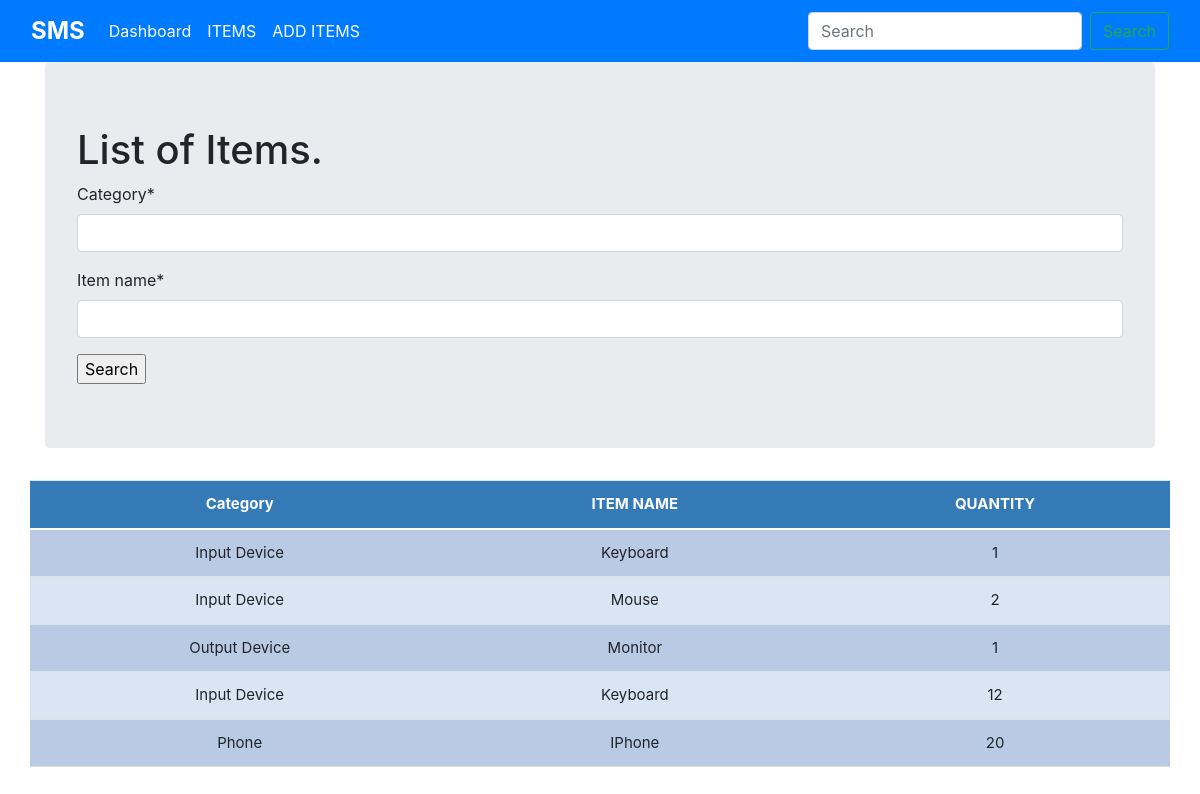
Before: /items/ with the older database file.
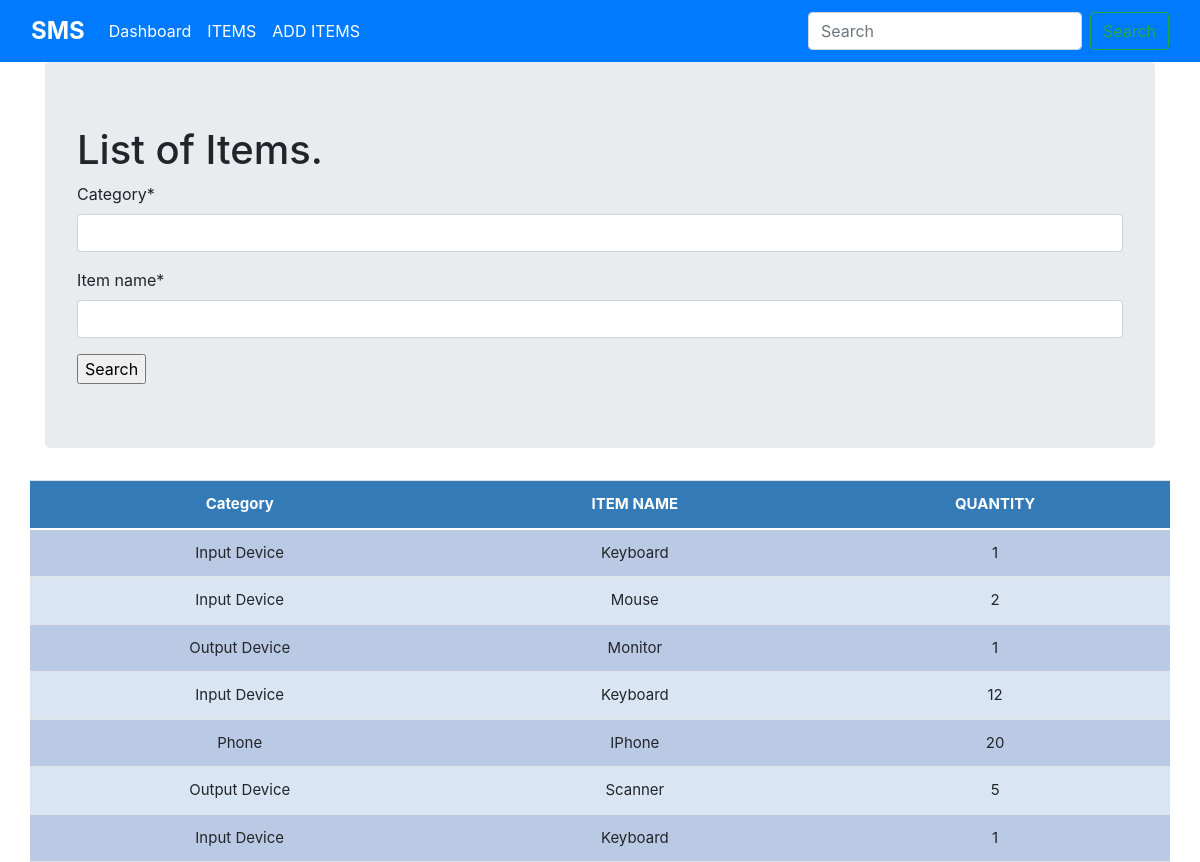
After: the same page with the newer database file.
### stockmngmt/models.py (models this page shows, shortened)
class Stock(models.Model):
  category = models.CharField(max_length=50, blank=False, null=True)
  item_name = models.CharField(max_length=50, blank=False, null=True)
  quantity = models.IntegerField(default='0', blank=False, null=True)
  receive_quantity = models.IntegerField(default='0', blank=True, null=True)
  receive_by = models.CharField(max_length=50, blank=True, null=True)
  issue_quantity = models.IntegerField(default='0', blank=True, null=True)
  issue_by = models.CharField(max_length=50, blank=True, null=True)
  issue_to = models.CharField(max_length=50, blank=True, null=True)
  phone_number = models.CharField(max_length=50, blank=True, null=True)
  created_by = models.CharField(max_length=50, blank=True, null=True)
  reorder_level = models.IntegerField(default='0', blank=True, null=True)
  last_updated = models.DateTimeField(auto_now=True, auto_now_add=False)
  export_to_CSV = models.BooleanField(default=False)

### stockmngmt/views.py (the view, shortened to what this page needs)
# urls.py: path('items/', views.list_items, name='list_items'),
def list_items(request):
  form = StockSearchForm(request.POST or None)
  title = "List of Items."
  querySet = Stock.objects.all()
  context = {
    "form": form,
    "title" : title,
    "querySet": querySet
  }
  return render(request, "list_items.html", context)

### stockmngmt/forms.py
class StockSearchForm(forms.ModelForm):
  class Meta:
    model = Stock
    fields = ['category', 'item_name']

### stockmngmt/templates/list_items.html (shortened to what this page needs)
{% load static %}
{% load crispy_forms_tags %}
<!DOCTYPE html>
<html lang="en">
<head>
  <link rel="stylesheet" href="{% static 'css/stylesheet.css' %}">
  <link href="https://cdn.jsdelivr.net/npm/bootstrap@5.0.0-beta3/dist/css/bootstrap.min.css" rel="stylesheet">
  <link rel="stylesheet" href="https://maxcdn.bootstrapcdn.com/bootstrap/4.0.0/css/bootstrap.min.css">
</head>
<body>
  {% include "navbar.html" %}
  <main class="container">
    <div class="jumbotron">
      <h1>{{ title }}</h1>
      <form method="POST" action="">
        {{ form | crispy }}
        <input type="submit" value="Search" />
      </div>
  </main>
  <div class="display_table">
    <table class="table">
      <tbody>
        <thead>
          <tr>
            <th>Category</th>
            <th>ITEM NAME</th>
            <th>QUANTITY</th>
          </tr>
      </thead>
        {% for instance in querySet%}
          <tr>
            <td>{{ instance.category }}</td>
            <td>{{ instance.item_name}}</td>
            <td>{{ instance.quantity}}</td>
          </tr>
        {% endfor %}
        </tbody>
    </table>
  </div>
</body>
</html>

### stockmngmt/templates/navbar.html (shortened to what this page needs)
<nav class="navbar navbar-expand-lg navbar-dark bg-primary">
  <div class="container-fluid">
    <a class="navbar-brand" href="/">SMS</a>
    <div class="collapse navbar-collapse" id="navbarSupportedContent">
      <ul class="navbar-nav me-auto mb-2 mb-lg-0">
        <li class="nav-item">
          <a class="nav-link active" aria-current="page" href="/">Dashboard</a>
        </li>
        <li class="nav-item">
          <a class="nav-link active" href="/items">ITEMS</a>
        </li>
        <li class="nav-item">
          <a class="nav-link active" href="/add_items" tabindex="-1" aria-disabled="true">ADD ITEMS</a>
        </li>
      </ul>
      <form class="d-flex" method="POST" action="">
        <input class="form-control me-2" type="search" placeholder="Search" aria-label="Search">
        <button class="btn btn-outline-success" type="submit">Search</button>
      </form>
    </div>
  </div>
</nav>

### stockmngmt/static/css/stylesheet.css (style rules this page uses)
body { background-color: #34eb6b; }

### stockmngmt/templates/list_items.html (style rules this page uses)
* .table { font-size: 15px; text-align: center; width: 95%; margin: auto; }
.table tr:nth-child(odd) { background-color: #BBCAE4; }
.table tr:nth-child(even) { background-color: #dae5f4; }
.table th { background-color: #337ab7; color: white; }

### stockmngmt/templates/navbar.html (style rules this page uses)
.navbar-brand { font-weight: bold; font-size: 1.5rem; }

Changed rows visible on the page:
added Stock: category "Output Device", item_name "Scanner", quantity "5"
added Stock: category "Input Device", item_name "Keyboard", quantity "1"
